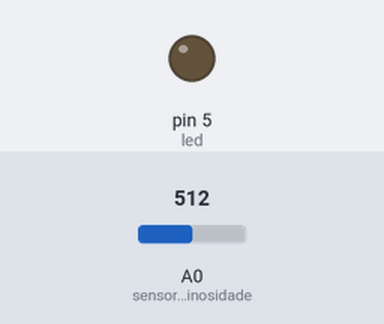
Simulated run of this sketch. Board: Arduino Uno, built with avr-gcc and run on an emulated ATmega328P. Parts: output pins drawn as LEDs (lit = HIGH). The test bench sets the inputs (shaded band); at power-on: A0 (sensorluminosidade) = 512.

Above: at 1.2 s.
1.3 s: A0 (sensorluminosidade) set to 486
At 2.0 s:
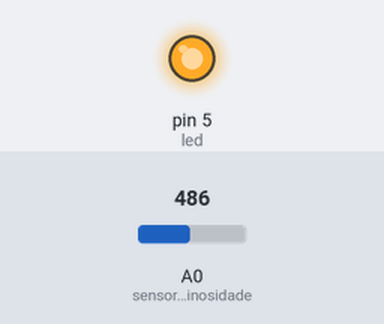
Timing chart, 0 to 1.5 s (numbered marks = the images above; inputs shaded):
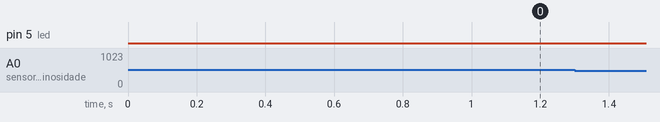

The sketch:

poste_inteligente1.ino
```cpp
// Variaveis
int led =5;
int sensorluminosidade = A0;
int luz =0;


void setup()
{
 pinMode(led,OUTPUT),// Led é de saida
  pinMode(sensorluminosidade,INPUT);
}

void loop()
{
  // Caputrar o  que o sensor leu no ambiente
  // AnalogRead é usado para leitura analogica

  luz = analogRead(sensorluminosidade);
  /* As portas analogicas capturam dados qu variam de 0 até
  1023*/
  if(luz<500 & luz <900){
    digitalWrite(led,HIGH);// Ligar led
  }else{
    digitalWrite(led,LOW); //Desligar led
  }
  if (luz<500){
    //Digital (led,HIGH); // LIGAR LED
    analogWrite(led,1023);
  }if(luz<500 & luz<900){
    // Passar ao led intensidade média
    analogWrite(led,500);
  }else{ // Se tiver luz
   // digitalWrite(led,LOW); // Desligar
   analogWrite(led,0);
  }


}
```
